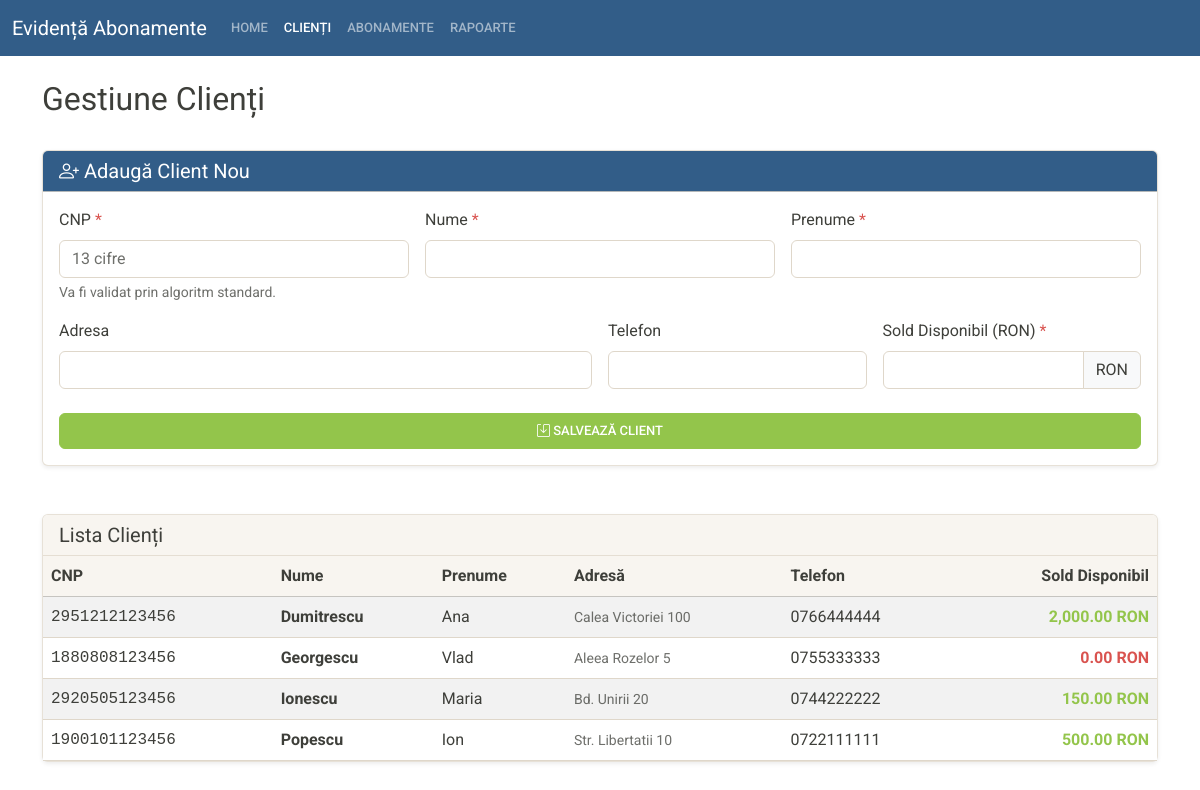
The page /html-php/clienti.php on the database as committed earlier.
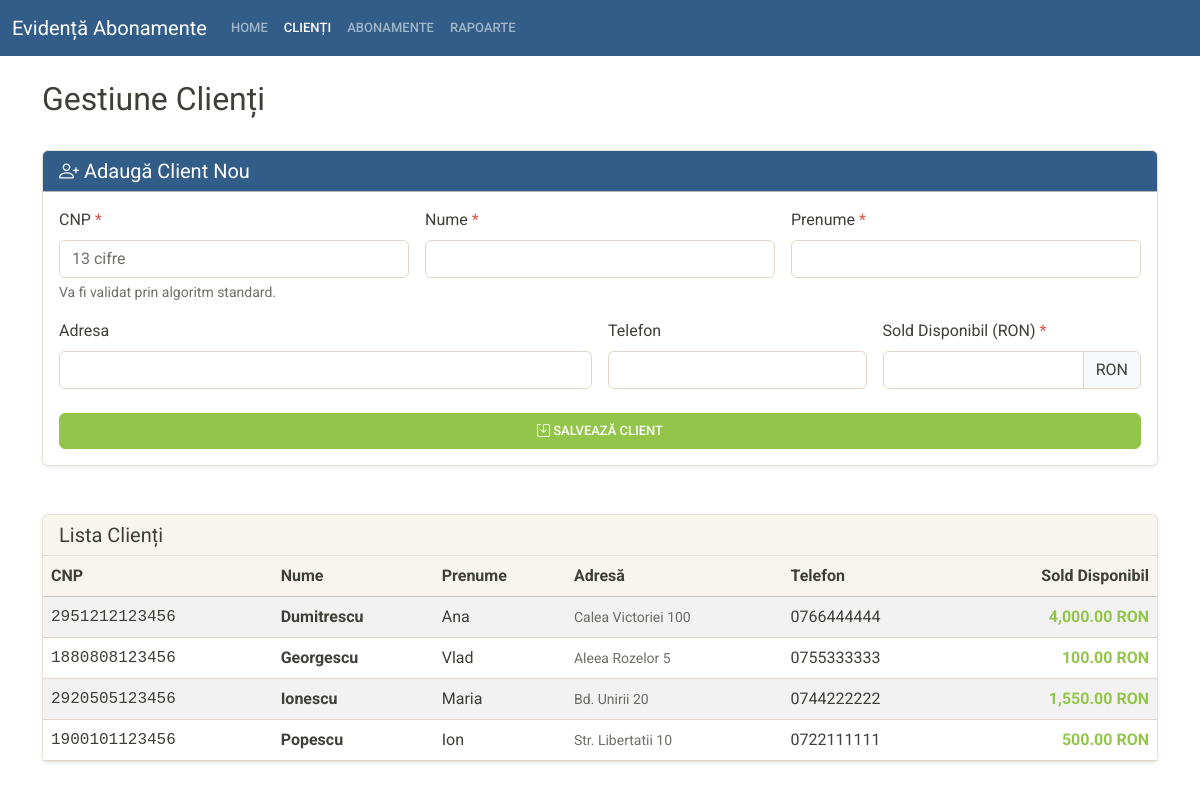
The same page on the database as committed later.
### tables this page shows
CREATE TABLE IF NOT EXISTS clienti (
    CNP CHAR(13) NOT NULL,
    nume VARCHAR(15) NOT NULL,
    prenume VARCHAR(20) NOT NULL,
    adresa VARCHAR(50),
    telefon VARCHAR(15),
    disponibil DECIMAL(10, 2) DEFAULT 0,
    PRIMARY KEY (CNP),
    CONSTRAINT chk_disponibil_pozitiv CHECK (disponibil >= 0)
);

### html-php/clienti.php (the view, shortened to what this page needs)
<?php
require 'db.php';
$stmt = $pdo->query("SELECT * FROM clienti ORDER BY nume ASC");
$clienti = $stmt->fetchAll();
?>
<!DOCTYPE html>
<html lang="ro">
<head>
    <link href="https://cdn.jsdelivr.net/npm/bootstrap@5.3.0/dist/css/bootstrap.min.css" rel="stylesheet">
    <link rel="stylesheet" href="https://cdn.jsdelivr.net/npm/bootstrap-icons@1.10.5/font/bootstrap-icons.css">
    <link rel="stylesheet" href="style.css">
</head>
<body>
    <nav class="navbar navbar-expand-lg bg-primary" data-bs-theme="dark">
        <div class="container-fluid">
            <a class="navbar-brand" href="#">Evidență Abonamente</a>
            <div class="collapse navbar-collapse" id="navbarColor01">
                <ul class="navbar-nav me-auto">
                    <li class="nav-item"><a class="nav-link" href="index.php">Home</a></li>
                    <li class="nav-item"><a class="nav-link active" href="clienti.php">Clienți</a></li>
                    <li class="nav-item"><a class="nav-link" href="abonamente.php">Abonamente</a></li>
                    <li class="nav-item"><a class="nav-link" href="rapoarte.php">Rapoarte</a></li>
                </ul>
            </div>
        </div>
    </nav>
    <div class="container py-4">
        <div class="d-flex justify-content-between align-items-center mb-4">
            <h1 class="h2">Gestiune Clienți</h1>
        </div>
        <div class="card shadow-sm mb-5">
            <div class="card-header bg-primary text-white">
                <h5 class="card-title mb-0"><i class="bi bi-person-plus"></i> Adaugă Client Nou</h5>
            </div>
            <div class="card-body">
                <form method="POST">
                    <div class="row g-3">
                        <div class="col-md-4">
                            <label class="form-label">CNP <span class="text-danger">*</span></label>
                            <input type="text" name="cnp" class="form-control" placeholder="13 cifre" maxlength="13" required
                                   value="<?= htmlspecialchars($_POST['cnp'] ?? '') ?>">
                            <div class="form-text">Va fi validat prin algoritm standard.</div>
                        </div>
                        <div class="col-md-4">
                            <label class="form-label">Nume <span class="text-danger">*</span></label>
                            <input type="text" name="nume" class="form-control" required
                                   value="<?= htmlspecialchars($_POST['nume'] ?? '') ?>">
                        </div>
                        <div class="col-md-4">
                            <label class="form-label">Prenume <span class="text-danger">*</span></label>
                            <input type="text" name="prenume" class="form-control" required
                                   value="<?= htmlspecialchars($_POST['prenume'] ?? '') ?>">
                        </div>
                        <div class="col-md-6">
                            <label class="form-label">Adresa</label>
                            <input type="text" name="adresa" class="form-control"
                                   value="<?= htmlspecialchars($_POST['adresa'] ?? '') ?>">
                        </div>
                        <div class="col-md-3">
                            <label class="form-label">Telefon</label>
                            <input type="text" name="telefon" class="form-control"
                                   value="<?= htmlspecialchars($_POST['telefon'] ?? '') ?>">
                        </div>
                        <div class="col-md-3">
                            <label class="form-label">Sold Disponibil (RON) <span class="text-danger">*</span></label>
                            <div class="input-group">
                                <input type="number" step="0.01" name="disponibil" class="form-control" required
                                       value="<?= htmlspecialchars($_POST['disponibil'] ?? '') ?>">
                                <span class="input-group-text">RON</span>
                            </div>
                        </div>
                        <div class="col-12 mt-4">
                            <button type="submit" name="adauga_client" class="btn btn-success w-100">
                                <i class="bi bi-save"></i> Salvează Client
                            </button>
                        </div>
                    </div>
                </form>
            </div>
        </div>
        <div class="card shadow-sm">
            <div class="card-header bg-light">
                <h5 class="mb-0">Lista Clienți</h5>
            </div>
            <div class="card-body p-0">
                <div class="table-responsive">
                    <table class="table table-striped table-hover mb-0 align-middle">
                        <thead class="table-light">
                            <tr>
                                <th>CNP</th>
                                <th>Nume</th>
                                <th>Prenume</th>
                                <th>Adresă</th>
                                <th>Telefon</th>
                                <th class="text-end">Sold Disponibil</th>
                            </tr>
                        </thead>
                        <tbody>
                            <?php foreach ($clienti as $client): ?>
                            <tr>
                                <td class="font-monospace"><?= htmlspecialchars($client['CNP']) ?></td>
                                <td class="fw-bold"><?= htmlspecialchars($client['nume']) ?></td>
                                <td><?= htmlspecialchars($client['prenume']) ?></td>
                                <td class="small text-muted"><?= htmlspecialchars($client['adresa']) ?></td>
                                <td><?= htmlspecialchars($client['telefon']) ?></td>
                                <td class="text-end <?= $client['disponibil'] > 0 ? 'text-success fw-bold' : 'text-danger fw-bold' ?>">
                                    <?= number_format($client['disponibil'], 2) ?> RON
                                </td>
                            </tr>
                            <?php endforeach; ?>
                        </tbody>
                    </table>
                </div>
            </div>
        </div>
    </div>
</body>
</html>

Rows that differ between the two databases and show on the page:
changed clienti "Dumitrescu": disponibil "2,000.00" → "4,000.00"
changed clienti "Georgescu": disponibil "0.00" → "100.00"
changed clienti "Ionescu": disponibil "150.00" → "1,550.00"
